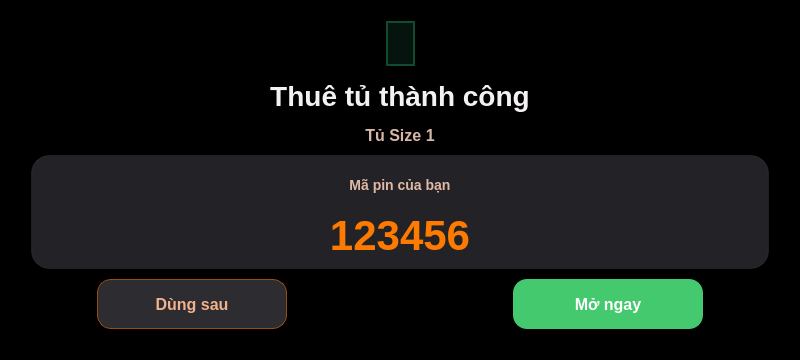
<?xml version="1.0" encoding="UTF-8"?>
<ui version="4.0">
 <class>RentSuccessfull</class>
 <widget class="QWidget" name="RentSuccessfull">
  <property name="geometry">
   <rect>
    <x>0</x>
    <y>0</y>
    <width>800</width>
    <height>360</height>
   </rect>
  </property>
  <property name="maximumSize">
   <size>
    <width>800</width>
    <height>360</height>
   </size>
  </property>
  <property name="windowTitle">
   <string>Form</string>
  </property>
  <property name="styleSheet">
   <string notr="true">#RentSuccessfull {background-color: black}

QLabel#labelTitle {
    color: #F3F1F1;
    font-size: 28px;
    font-weight: 800;
    background: transparent;
}

QLabel#labelSubtitle {
    color: #D8B7A7;
    font-size: 16px;
    font-weight: 600;
    background: transparent;
}

QFrame#pinFrame {
    background-color: #232327;
    border: 1px solid rgba(255, 255, 255, 0.06);
    border-radius: 18px;
}

QLabel#labelTitlePin {
    color: #E0B9A5;
    font-size: 14px;
    font-weight: 700;
    background: transparent;
}

QLabel#labelPinShow {
    color: #FF7A00;
    font-size: 42px;
    font-weight: 900;
    background: transparent;
}
QPushButton#useLater {
    background-color: #2D2D31;
    color: #F2B18A;
    border: 1px solid rgba(255, 122, 0, 0.55);
    border-radius: 14px;
    font-size: 16px;
    font-weight: 700;
    padding: 10px 18px;
    text-align: center;
}

QPushButton#useLater:hover {
    background-color: #35353A;
    border: 1px solid rgba(255, 122, 0, 0.8);
}

QPushButton#useLater:pressed {
    background-color: #252529;
    border: 1px solid rgba(255, 122, 0, 0.95);
}

QPushButton#useLater:disabled {
    background-color: #242428;
    color: rgba(242, 177, 138, 0.45);
    border: 1px solid rgba(255, 122, 0, 0.2);
}


QPushButton#useNow {
    background-color: #45C96F;
    color: #FFFFFF;
    border: none;
    border-radius: 14px;
    font-size: 16px;
    font-weight: 800;
    padding: 10px 18px;
    text-align: center;
}

QFrame#IconBox {
    background-color: rgba(7, 24, 18, 0.85);
    border: 2px solid rgba(40, 180, 110, 0.35);
    border-radius: 20px;
}


QPushButton#useNow:hover {
    background-color: #52D97D;
}

QPushButton#useNow:pressed {
    background-color: #38B862;
}

QPushButton#useNow:disabled {
    background-color: #2E7F49;
    color: rgba(255, 255, 255, 0.5);
}</string>
  </property>
  <layout class="QVBoxLayout" name="verticalLayout_2">
   <item>
    <layout class="QVBoxLayout" name="verticalLayout">
     <property name="spacing">
      <number>10</number>
     </property>
     <property name="leftMargin">
      <number>20</number>
     </property>
     <property name="topMargin">
      <number>10</number>
     </property>
     <property name="rightMargin">
      <number>20</number>
     </property>
     <property name="bottomMargin">
      <number>20</number>
     </property>
     <item>
      <layout class="QHBoxLayout" name="horizontalLayout_2">
       <item>
        <spacer name="horizontalSpacer_2">
         <property name="orientation">
          <enum>Qt::Orientation::Horizontal</enum>
         </property>
         <property name="sizeHint" stdset="0">
          <size>
           <width>40</width>
           <height>20</height>
          </size>
         </property>
        </spacer>
       </item>
       <item>
        <widget class="QFrame" name="IconBox">
         <property name="maximumSize">
          <size>
           <width>80</width>
           <height>45</height>
          </size>
         </property>
         <property name="font">
          <font>
           <stylestrategy>PreferDefault</stylestrategy>
          </font>
         </property>
         <property name="frameShape">
          <enum>QFrame::Shape::StyledPanel</enum>
         </property>
         <property name="frameShadow">
          <enum>QFrame::Shadow::Raised</enum>
         </property>
         <layout class="QHBoxLayout" name="horizontalLayout">
          <item>
           <widget class="QLabel" name="Icon">
            <property name="text">
             <string/>
            </property>
            <property name="pixmap">
             <pixmap resource="../resources.qrc">:/icons/assets/icon/SuccessfullIcon.png</pixmap>
            </property>
            <property name="alignment">
             <set>Qt::AlignmentFlag::AlignCenter</set>
            </property>
           </widget>
          </item>
         </layout>
        </widget>
       </item>
       <item>
        <spacer name="horizontalSpacer_3">
         <property name="orientation">
          <enum>Qt::Orientation::Horizontal</enum>
         </property>
         <property name="sizeHint" stdset="0">
          <size>
           <width>40</width>
           <height>20</height>
          </size>
         </property>
        </spacer>
       </item>
      </layout>
     </item>
     <item>
      <widget class="QLabel" name="labelTitle">
       <property name="maximumSize">
        <size>
         <width>16777215</width>
         <height>40</height>
        </size>
       </property>
       <property name="text">
        <string>Thuê tủ thành công</string>
       </property>
       <property name="alignment">
        <set>Qt::AlignmentFlag::AlignCenter</set>
       </property>
      </widget>
     </item>
     <item>
      <widget class="QLabel" name="labelSubtitle">
       <property name="maximumSize">
        <size>
         <width>16777215</width>
         <height>19</height>
        </size>
       </property>
       <property name="text">
        <string>Tủ Size 1</string>
       </property>
       <property name="alignment">
        <set>Qt::AlignmentFlag::AlignCenter</set>
       </property>
      </widget>
     </item>
     <item>
      <widget class="QFrame" name="pinFrame">
       <property name="maximumSize">
        <size>
         <width>16777215</width>
         <height>121</height>
        </size>
       </property>
       <property name="frameShape">
        <enum>QFrame::Shape::StyledPanel</enum>
       </property>
       <property name="frameShadow">
        <enum>QFrame::Shadow::Raised</enum>
       </property>
       <layout class="QVBoxLayout" name="verticalLayout_4">
        <item>
         <layout class="QVBoxLayout" name="verticalLayout_3">
          <item>
           <widget class="QLabel" name="labelTitlePin">
            <property name="text">
             <string>Mã pin của bạn</string>
            </property>
            <property name="scaledContents">
             <bool>false</bool>
            </property>
            <property name="alignment">
             <set>Qt::AlignmentFlag::AlignCenter</set>
            </property>
           </widget>
          </item>
          <item>
           <widget class="QLabel" name="labelPinShow">
            <property name="text">
             <string>123456</string>
            </property>
            <property name="alignment">
             <set>Qt::AlignmentFlag::AlignCenter</set>
            </property>
           </widget>
          </item>
         </layout>
        </item>
       </layout>
      </widget>
     </item>
     <item>
      <layout class="QHBoxLayout" name="btn">
       <item>
        <widget class="QPushButton" name="useLater">
         <property name="minimumSize">
          <size>
           <width>190</width>
           <height>50</height>
          </size>
         </property>
         <property name="maximumSize">
          <size>
           <width>190</width>
           <height>50</height>
          </size>
         </property>
         <property name="text">
          <string>Dùng sau</string>
         </property>
         <property name="icon">
          <iconset resource="../resources.qrc">
           <normaloff>:/icons/assets/icon/UsingLaterIcon.png</normaloff>:/icons/assets/icon/UsingLaterIcon.png</iconset>
         </property>
        </widget>
       </item>
       <item>
        <spacer name="horizontalSpacer">
         <property name="orientation">
          <enum>Qt::Orientation::Horizontal</enum>
         </property>
         <property name="sizeType">
          <enum>QSizePolicy::Policy::Fixed</enum>
         </property>
         <property name="sizeHint" stdset="0">
          <size>
           <width>150</width>
           <height>20</height>
          </size>
         </property>
        </spacer>
       </item>
       <item>
        <widget class="QPushButton" name="useNow">
         <property name="minimumSize">
          <size>
           <width>190</width>
           <height>50</height>
          </size>
         </property>
         <property name="maximumSize">
          <size>
           <width>190</width>
           <height>50</height>
          </size>
         </property>
         <property name="text">
          <string>Mở ngay</string>
         </property>
         <property name="icon">
          <iconset resource="../resources.qrc">
           <normaloff>:/icons/assets/icon/OpenNowIcon.png</normaloff>:/icons/assets/icon/OpenNowIcon.png</iconset>
         </property>
        </widget>
       </item>
      </layout>
     </item>
    </layout>
   </item>
  </layout>
 </widget>
 <resources>
  <include location="../resources.qrc"/>
 </resources>
 <connections/>
</ui>
